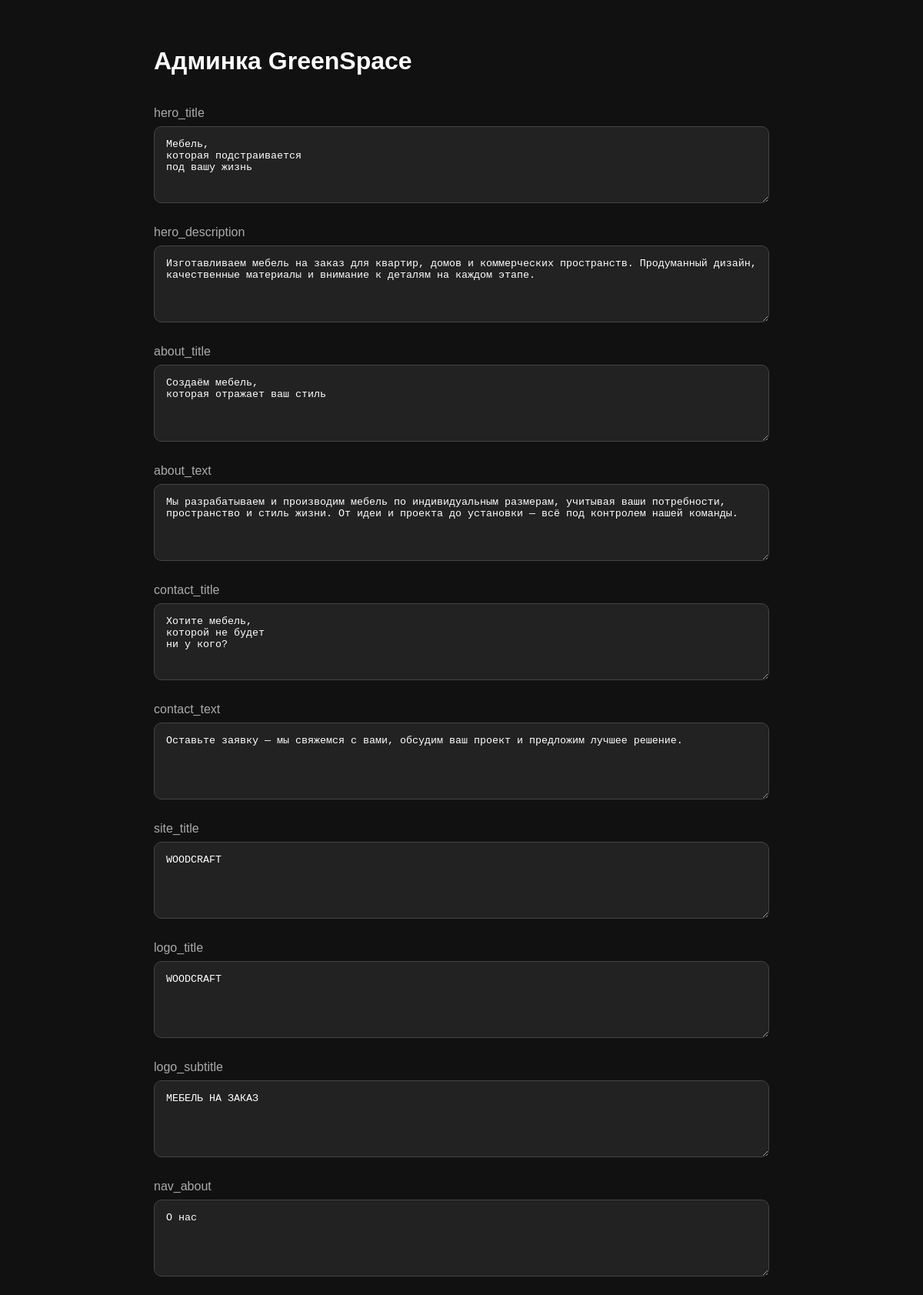
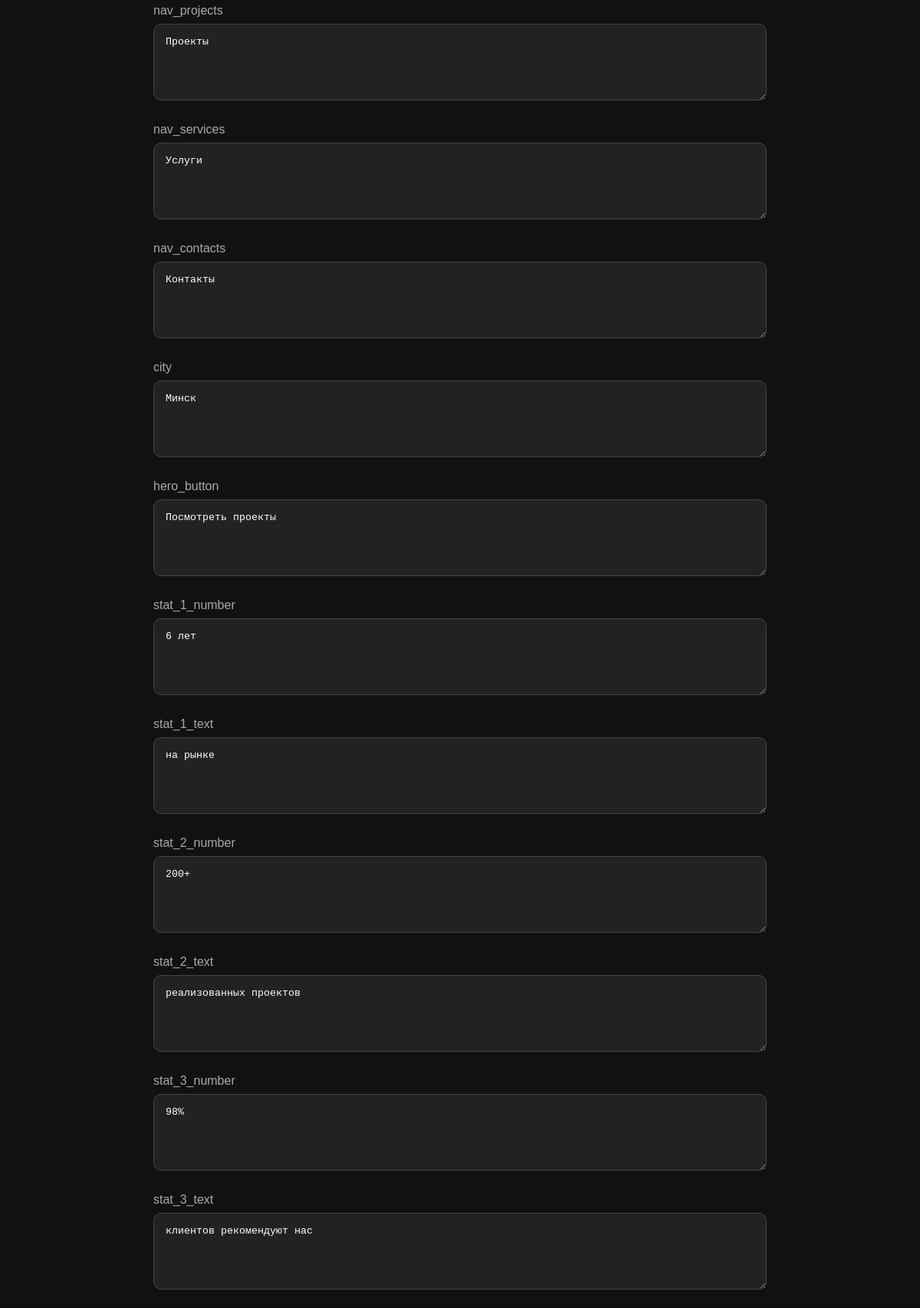
/admin/index.php (signed in, upper part), run on the app's committed database (2 pictures, top to bottom).
### tables this page shows
CREATE TABLE content (
        id INTEGER PRIMARY KEY AUTOINCREMENT,
        code TEXT UNIQUE NOT NULL,
        value TEXT NOT NULL
    );

### admin/index.php (the view, shortened to what this page needs)
<?php
require_once __DIR__ . '/../includes/db.php';
$stmt = $db->query("
    SELECT code, value
    FROM content
    ORDER BY id
");
$content = $stmt->fetchAll();
?>
<!DOCTYPE html>
<html lang="ru">
<head>
</head>
<body>
<div class="admin">
    <h1>Админка GreenSpace</h1>
    <form action="save.php" method="POST">
        <?php foreach ($content as $item): ?>
            <div class="field">
                <label>
                    <?= htmlspecialchars($item['code']) ?>
                </label>
                <textarea
                    name="content[<?= htmlspecialchars($item['code']) ?>]"
                ><?= htmlspecialchars($item['value']) ?></textarea>
            </div>
        <?php endforeach; ?>
    </form>
</div>
</body>
</html>

### admin/index.php (style rules this page uses)
body { margin: 0; padding: 40px; background: #111; color: #fff; font-family: Arial, sans-serif; }
.admin { max-width: 800px; margin: 0 auto; }
h1 { margin-bottom: 40px; }
.field { margin-bottom: 25px; }
label { display: block; margin-bottom: 8px; color: #aaa; }
textarea { width: 100%; min-height: 100px; padding: 15px; box-sizing: border-box; background: #222; color: #fff; border: 1px solid #444; border-radius: 10px; resize: vertical; }

### data on the page
content: code "hero_title", code+value "Мебель, которая подстраивается под вашу жизнь"
content: code "hero_description", code+value "Изготавливаем мебель на заказ для квартир, домов и коммерческих пространств. Продуманный дизайн, качественные материалы и внимание к деталям на каждом этапе."
content: code "about_title", code+value "Создаём мебель, которая отражает ваш стиль"
content: code "about_text", code+value "Мы разрабатываем и производим мебель по индивидуальным размерам, учитывая ваши потребности, пространство и стиль жизни. От идеи и проекта до установки — всё под контролем нашей команды."
content: code "contact_title", code+value "Хотите мебель, которой не будет ни у кого?"
content: code "contact_text", code+value "Оставьте заявку — мы свяжемся с вами, обсудим ваш проект и предложим лучшее решение."
content: code "site_title", code+value "WOODCRAFT"
content: code "logo_title", code+value "WOODCRAFT"
content: code "logo_subtitle", code+value "МЕБЕЛЬ НА ЗАКАЗ"
content: code "nav_about", code+value "О нас"
content: code "nav_projects", code+value "Проекты"
content: code "nav_services", code+value "Услуги"
content: code "nav_contacts", code+value "Контакты"
content: code "city", code+value "Минск"
content: code "hero_button", code+value "Посмотреть проекты"
content: code "stat_1_number", code+value "6 лет"
content: code "stat_1_text", code+value "на рынке"
content: code "stat_2_number", code+value "200+"
content: code "stat_2_text", code+value "реализованных проектов"
content: code "stat_3_number", code+value "98%"
content: code "stat_3_text", code+value "клиентов рекомендуют нас"
